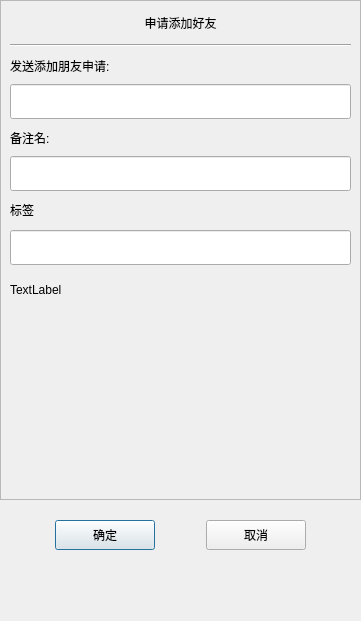
<?xml version="1.0" encoding="UTF-8"?>
<ui version="4.0">
 <class>ApplyFriend</class>
 <widget class="QDialog" name="ApplyFriend">
  <property name="geometry">
   <rect>
    <x>0</x>
    <y>0</y>
    <width>361</width>
    <height>621</height>
   </rect>
  </property>
  <property name="minimumSize">
   <size>
    <width>361</width>
    <height>621</height>
   </size>
  </property>
  <property name="maximumSize">
   <size>
    <width>361</width>
    <height>621</height>
   </size>
  </property>
  <property name="windowTitle">
   <string>ApplyFriend</string>
  </property>
  <layout class="QVBoxLayout" name="verticalLayout">
   <property name="spacing">
    <number>0</number>
   </property>
   <property name="leftMargin">
    <number>0</number>
   </property>
   <property name="topMargin">
    <number>0</number>
   </property>
   <property name="rightMargin">
    <number>0</number>
   </property>
   <property name="bottomMargin">
    <number>0</number>
   </property>
   <item>
    <widget class="QScrollArea" name="scrollArea">
     <property name="minimumSize">
      <size>
       <width>0</width>
       <height>500</height>
      </size>
     </property>
     <property name="widgetResizable">
      <bool>true</bool>
     </property>
     <widget class="QWidget" name="scrollAreaWidgetContents">
      <property name="geometry">
       <rect>
        <x>0</x>
        <y>0</y>
        <width>357</width>
        <height>496</height>
       </rect>
      </property>
      <layout class="QVBoxLayout" name="verticalLayout_2">
       <property name="spacing">
        <number>0</number>
       </property>
       <property name="leftMargin">
        <number>0</number>
       </property>
       <property name="rightMargin">
        <number>0</number>
       </property>
       <item>
        <widget class="QLabel" name="apply_label">
         <property name="minimumSize">
          <size>
           <width>0</width>
           <height>25</height>
          </size>
         </property>
         <property name="maximumSize">
          <size>
           <width>16777215</width>
           <height>25</height>
          </size>
         </property>
         <property name="text">
          <string>申请添加好友</string>
         </property>
         <property name="alignment">
          <set>Qt::AlignmentFlag::AlignCenter</set>
         </property>
        </widget>
       </item>
       <item>
        <widget class="QWidget" name="widget" native="true">
         <layout class="QVBoxLayout" name="verticalLayout_3">
          <item>
           <widget class="Line" name="line">
            <property name="orientation">
             <enum>Qt::Orientation::Horizontal</enum>
            </property>
           </widget>
          </item>
          <item>
           <widget class="QLabel" name="label_2">
            <property name="minimumSize">
             <size>
              <width>0</width>
              <height>25</height>
             </size>
            </property>
            <property name="maximumSize">
             <size>
              <width>16777215</width>
              <height>25</height>
             </size>
            </property>
            <property name="text">
             <string>发送添加朋友申请:</string>
            </property>
           </widget>
          </item>
          <item>
           <widget class="CustomizeEdit" name="name_edit">
            <property name="minimumSize">
             <size>
              <width>0</width>
              <height>35</height>
             </size>
            </property>
            <property name="maximumSize">
             <size>
              <width>16777215</width>
              <height>35</height>
             </size>
            </property>
           </widget>
          </item>
          <item>
           <widget class="QLabel" name="label">
            <property name="minimumSize">
             <size>
              <width>0</width>
              <height>25</height>
             </size>
            </property>
            <property name="maximumSize">
             <size>
              <width>16777215</width>
              <height>25</height>
             </size>
            </property>
            <property name="text">
             <string>备注名:</string>
            </property>
           </widget>
          </item>
          <item>
           <widget class="CustomizeEdit" name="back_edit">
            <property name="minimumSize">
             <size>
              <width>0</width>
              <height>35</height>
             </size>
            </property>
            <property name="maximumSize">
             <size>
              <width>16777215</width>
              <height>35</height>
             </size>
            </property>
           </widget>
          </item>
          <item>
           <widget class="QLabel" name="label_3">
            <property name="minimumSize">
             <size>
              <width>0</width>
              <height>25</height>
             </size>
            </property>
            <property name="maximumSize">
             <size>
              <width>16777215</width>
              <height>25</height>
             </size>
            </property>
            <property name="text">
             <string>标签</string>
            </property>
           </widget>
          </item>
          <item>
           <widget class="QWidget" name="label_group_wid" native="true">
            <property name="minimumSize">
             <size>
              <width>0</width>
              <height>50</height>
             </size>
            </property>
            <layout class="QVBoxLayout" name="verticalLayout_4">
             <property name="spacing">
              <number>0</number>
             </property>
             <property name="leftMargin">
              <number>0</number>
             </property>
             <property name="topMargin">
              <number>0</number>
             </property>
             <property name="rightMargin">
              <number>0</number>
             </property>
             <property name="bottomMargin">
              <number>0</number>
             </property>
             <item>
              <widget class="QWidget" name="grid_wid" native="true">
               <property name="minimumSize">
                <size>
                 <width>0</width>
                 <height>40</height>
                </size>
               </property>
               <property name="maximumSize">
                <size>
                 <width>16777215</width>
                 <height>40</height>
                </size>
               </property>
               <layout class="QVBoxLayout" name="verticalLayout_7">
                <property name="spacing">
                 <number>0</number>
                </property>
                <property name="leftMargin">
                 <number>0</number>
                </property>
                <property name="topMargin">
                 <number>0</number>
                </property>
                <property name="rightMargin">
                 <number>0</number>
                </property>
                <property name="bottomMargin">
                 <number>0</number>
                </property>
                <item>
                 <widget class="CustomizeEdit" name="label_edit">
                  <property name="minimumSize">
                   <size>
                    <width>0</width>
                    <height>35</height>
                   </size>
                  </property>
                  <property name="maximumSize">
                   <size>
                    <width>16777215</width>
                    <height>35</height>
                   </size>
                  </property>
                 </widget>
                </item>
               </layout>
              </widget>
             </item>
             <item>
              <widget class="QWidget" name="input_tip_wid" native="true">
               <property name="minimumSize">
                <size>
                 <width>0</width>
                 <height>35</height>
                </size>
               </property>
               <property name="maximumSize">
                <size>
                 <width>16777215</width>
                 <height>35</height>
                </size>
               </property>
               <layout class="QVBoxLayout" name="verticalLayout_5">
                <property name="spacing">
                 <number>0</number>
                </property>
                <property name="leftMargin">
                 <number>0</number>
                </property>
                <property name="rightMargin">
                 <number>0</number>
                </property>
                <property name="bottomMargin">
                 <number>0</number>
                </property>
                <item>
                 <widget class="ClickedOnceLabel" name="tip_label">
                  <property name="text">
                   <string>TextLabel</string>
                  </property>
                 </widget>
                </item>
               </layout>
              </widget>
             </item>
            </layout>
           </widget>
          </item>
          <item>
           <widget class="QWidget" name="widget_2" native="true">
            <property name="minimumSize">
             <size>
              <width>0</width>
              <height>60</height>
             </size>
            </property>
            <layout class="QHBoxLayout" name="horizontalLayout_2">
             <property name="spacing">
              <number>7</number>
             </property>
             <property name="leftMargin">
              <number>0</number>
             </property>
             <property name="topMargin">
              <number>0</number>
             </property>
             <property name="rightMargin">
              <number>0</number>
             </property>
             <property name="bottomMargin">
              <number>0</number>
             </property>
             <item>
              <widget class="QWidget" name="label_list" native="true">
               <property name="minimumSize">
                <size>
                 <width>287</width>
                 <height>50</height>
                </size>
               </property>
               <property name="maximumSize">
                <size>
                 <width>287</width>
                 <height>16777215</height>
                </size>
               </property>
              </widget>
             </item>
             <item>
              <widget class="QWidget" name="more_label_wid" native="true">
               <layout class="QVBoxLayout" name="verticalLayout_6">
                <item>
                 <spacer name="verticalSpacer_3">
                  <property name="orientation">
                   <enum>Qt::Orientation::Vertical</enum>
                  </property>
                  <property name="sizeHint" stdset="0">
                   <size>
                    <width>20</width>
                    <height>40</height>
                   </size>
                  </property>
                 </spacer>
                </item>
                <item>
                 <widget class="ClickedOnceLabel" name="more_label">
                  <property name="minimumSize">
                   <size>
                    <width>25</width>
                    <height>25</height>
                   </size>
                  </property>
                  <property name="maximumSize">
                   <size>
                    <width>25</width>
                    <height>25</height>
                   </size>
                  </property>
                  <property name="text">
                   <string/>
                  </property>
                  <property name="scaledContents">
                   <bool>true</bool>
                  </property>
                  <property name="alignment">
                   <set>Qt::AlignmentFlag::AlignCenter</set>
                  </property>
                 </widget>
                </item>
                <item>
                 <spacer name="verticalSpacer_4">
                  <property name="orientation">
                   <enum>Qt::Orientation::Vertical</enum>
                  </property>
                  <property name="sizeHint" stdset="0">
                   <size>
                    <width>20</width>
                    <height>40</height>
                   </size>
                  </property>
                 </spacer>
                </item>
               </layout>
              </widget>
             </item>
            </layout>
           </widget>
          </item>
         </layout>
        </widget>
       </item>
      </layout>
     </widget>
    </widget>
   </item>
   <item>
    <spacer name="verticalSpacer">
     <property name="orientation">
      <enum>Qt::Orientation::Vertical</enum>
     </property>
     <property name="sizeType">
      <enum>QSizePolicy::Policy::Fixed</enum>
     </property>
     <property name="sizeHint" stdset="0">
      <size>
       <width>20</width>
       <height>10</height>
      </size>
     </property>
    </spacer>
   </item>
   <item>
    <widget class="QWidget" name="apply_sure_wid" native="true">
     <property name="minimumSize">
      <size>
       <width>0</width>
       <height>50</height>
      </size>
     </property>
     <layout class="QHBoxLayout" name="horizontalLayout">
      <item>
       <spacer name="horizontalSpacer">
        <property name="orientation">
         <enum>Qt::Orientation::Horizontal</enum>
        </property>
        <property name="sizeHint" stdset="0">
         <size>
          <width>40</width>
          <height>20</height>
         </size>
        </property>
       </spacer>
      </item>
      <item>
       <widget class="QPushButton" name="confirm_btn">
        <property name="minimumSize">
         <size>
          <width>100</width>
          <height>30</height>
         </size>
        </property>
        <property name="text">
         <string>确定</string>
        </property>
       </widget>
      </item>
      <item>
       <spacer name="horizontalSpacer_3">
        <property name="orientation">
         <enum>Qt::Orientation::Horizontal</enum>
        </property>
        <property name="sizeHint" stdset="0">
         <size>
          <width>40</width>
          <height>20</height>
         </size>
        </property>
       </spacer>
      </item>
      <item>
       <widget class="QPushButton" name="cancel_btn">
        <property name="minimumSize">
         <size>
          <width>100</width>
          <height>30</height>
         </size>
        </property>
        <property name="text">
         <string>取消</string>
        </property>
       </widget>
      </item>
      <item>
       <spacer name="horizontalSpacer_2">
        <property name="orientation">
         <enum>Qt::Orientation::Horizontal</enum>
        </property>
        <property name="sizeHint" stdset="0">
         <size>
          <width>40</width>
          <height>20</height>
         </size>
        </property>
       </spacer>
      </item>
     </layout>
    </widget>
   </item>
   <item>
    <spacer name="verticalSpacer_2">
     <property name="orientation">
      <enum>Qt::Orientation::Vertical</enum>
     </property>
     <property name="sizeHint" stdset="0">
      <size>
       <width>20</width>
       <height>40</height>
      </size>
     </property>
    </spacer>
   </item>
  </layout>
 </widget>
 <customwidgets>
  <customwidget>
   <class>CustomizeEdit</class>
   <extends>QLineEdit</extends>
   <header>customizeedit.h</header>
  </customwidget>
  <customwidget>
   <class>ClickedOnceLabel</class>
   <extends>QLabel</extends>
   <header>clickedoncelabel.h</header>
  </customwidget>
 </customwidgets>
 <resources/>
 <connections/>
</ui>
